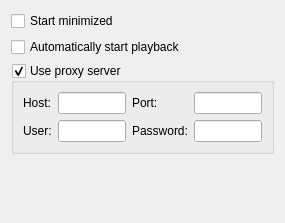
<?xml version="1.0" encoding="UTF-8"?>
<ui version="4.0">
 <class>QompOptionsMain</class>
 <widget class="QWidget" name="QompOptionsMain">
  <property name="geometry">
   <rect>
    <x>0</x>
    <y>0</y>
    <width>285</width>
    <height>223</height>
   </rect>
  </property>
  <property name="sizePolicy">
   <sizepolicy hsizetype="Maximum" vsizetype="Preferred">
    <horstretch>0</horstretch>
    <verstretch>0</verstretch>
   </sizepolicy>
  </property>
  <property name="windowTitle">
   <string>Form</string>
  </property>
  <layout class="QVBoxLayout" name="verticalLayout">
   <item>
    <widget class="QCheckBox" name="cb_minimized">
     <property name="text">
      <string>Start minimized</string>
     </property>
    </widget>
   </item>
   <item>
    <widget class="QCheckBox" name="cb_autostartPlayback">
     <property name="text">
      <string>Automatically start playback</string>
     </property>
    </widget>
   </item>
   <item>
    <widget class="QGroupBox" name="gb_proxy">
     <property name="sizePolicy">
      <sizepolicy hsizetype="Expanding" vsizetype="Preferred">
       <horstretch>0</horstretch>
       <verstretch>0</verstretch>
      </sizepolicy>
     </property>
     <property name="title">
      <string>Use proxy server</string>
     </property>
     <property name="checkable">
      <bool>true</bool>
     </property>
     <property name="checked">
      <bool>true</bool>
     </property>
     <layout class="QHBoxLayout" name="horizontalLayout">
      <item>
       <layout class="QFormLayout" name="formLayout">
        <item row="0" column="0">
         <widget class="QLabel" name="label">
          <property name="text">
           <string>Host:</string>
          </property>
         </widget>
        </item>
        <item row="0" column="1">
         <widget class="QLineEdit" name="le_host">
          <property name="sizePolicy">
           <sizepolicy hsizetype="Expanding" vsizetype="Fixed">
            <horstretch>0</horstretch>
            <verstretch>0</verstretch>
           </sizepolicy>
          </property>
         </widget>
        </item>
        <item row="1" column="0">
         <widget class="QLabel" name="label_2">
          <property name="text">
           <string>User:</string>
          </property>
         </widget>
        </item>
        <item row="1" column="1">
         <widget class="QLineEdit" name="le_user">
          <property name="sizePolicy">
           <sizepolicy hsizetype="Expanding" vsizetype="Fixed">
            <horstretch>0</horstretch>
            <verstretch>0</verstretch>
           </sizepolicy>
          </property>
         </widget>
        </item>
       </layout>
      </item>
      <item>
       <layout class="QFormLayout" name="formLayout_2">
        <item row="0" column="0">
         <widget class="QLabel" name="label_3">
          <property name="text">
           <string>Port:</string>
          </property>
         </widget>
        </item>
        <item row="0" column="1">
         <widget class="QLineEdit" name="le_port">
          <property name="sizePolicy">
           <sizepolicy hsizetype="Expanding" vsizetype="Fixed">
            <horstretch>0</horstretch>
            <verstretch>0</verstretch>
           </sizepolicy>
          </property>
          <property name="inputMask">
           <string>99999; </string>
          </property>
         </widget>
        </item>
        <item row="1" column="0">
         <widget class="QLabel" name="label_4">
          <property name="text">
           <string>Password:</string>
          </property>
         </widget>
        </item>
        <item row="1" column="1">
         <widget class="QLineEdit" name="le_pass">
          <property name="sizePolicy">
           <sizepolicy hsizetype="Expanding" vsizetype="Fixed">
            <horstretch>0</horstretch>
            <verstretch>0</verstretch>
           </sizepolicy>
          </property>
          <property name="echoMode">
           <enum>QLineEdit::Password</enum>
          </property>
         </widget>
        </item>
       </layout>
      </item>
     </layout>
    </widget>
   </item>
   <item>
    <spacer name="verticalSpacer">
     <property name="orientation">
      <enum>Qt::Vertical</enum>
     </property>
     <property name="sizeHint" stdset="0">
      <size>
       <width>20</width>
       <height>40</height>
      </size>
     </property>
    </spacer>
   </item>
  </layout>
 </widget>
 <resources/>
 <connections/>
</ui>
